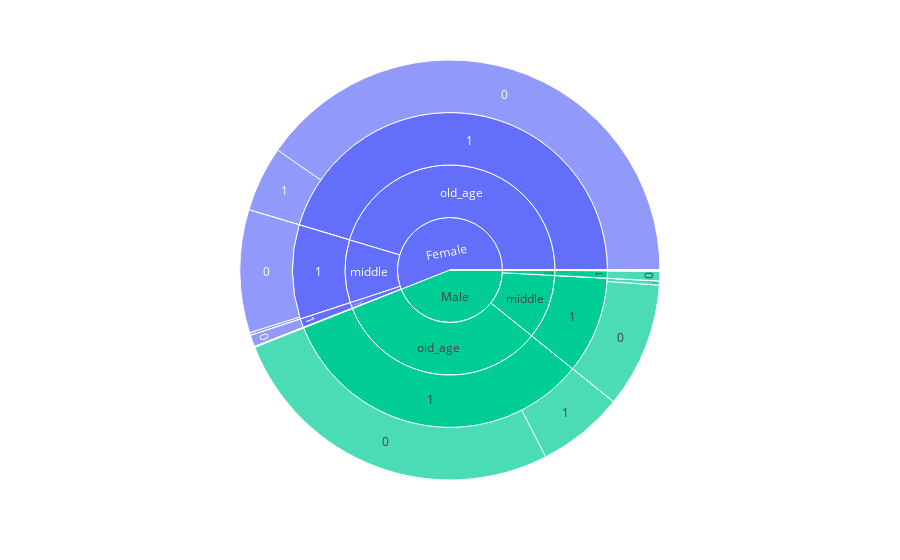

The code cell stored with this chart in its notebook:
### Markdown cell above
### Q2. Comparatively who has more heart_disease?
A. Based on given data male has more heart issues than female.
* Male: 2367
* Female: 1556
* Others: 0

### Code cell
import plotly.express as px
fig = px.sunburst(
   df,
    path=['gender', 'age_cateogry','hypertension_categorical','heart_disease_categorical'],
    values= 'hypertension',
    color='gender',
    #  hover_data=['age_cateogry, 'hypertension_categorical']
)

# Show the Sunburst chart
fig.show()

### Figure 1 — Plotly figure (JSON) as saved in the notebook; plotly's stock layout.template omitted (floating-point values rounded to 4 significant figures)
{"data": [{"branchvalues": "total", "customdata": [["Female"], ["Female"], ["Other"], ["Male"], ["Female"], ["Other"], ["Male"], [null], ["Female"], ["Female"], ["Male"], ["Male"], [null], [null], [null], [null], [null], [null], ["Male"], ["Female"], ["Other"], ["Female"], ["Female"], ["Other"], ["Male"], ["Other"], ["Other"], ["Female"], ["Male"], ["Male"], [null], ["Female"], ["Male"], ["Female"], ["Male"], ["Female"], ["Male"], [null], [null], ["Male"], [null], ["Male"], [null], ["Other"], [null], ["Female"], ["Male"], ["Other"], ["Male"], ["Female"], ["Female"], ["Other"], [null], ["Male"], ["Male"], ["Female"], [null], [null], ["Male"], [null], ["Female"], ["Female"], ["Male"], ["Other"], ["Female"], ["Male"], ["Female"], ["Female"], [null], ["Other"], ["Other"], ["Female"], [null], ["Male"], ["Female"], ["Male"], ["Male"], ["Female"], ["Other"], ["Other"], ["Female"], [null], ["Male"], ["Male"], [null], [null], [null], ["Male"], ["Male"], [null], ["Male"], [null], ["Female"], ["Male"], ["Female"], [null], ["Male"], ["Other"], ["Female"], ["Male"], ["Other"], ["Female"], ["Male"], [null], ["Female"], ["Male"], ["Female"], ["Male"]], "domain": {"x": [0, 1], "y": [0, 1]}, "hovertemplate": "labels=%{label}<br>hypertension=%{value}<br>parent=%{parent}<br>id=%{id}<br>gender=%{customdata[0]}<extra></extra>", "ids": ["Female/children/0/0", "Female/youngs/0", "Other/teenagers/0", "Male/teenagers/0", "Female/teenagers/0", "Other/children/0", "Male/children/0", "Other/old_age/1/1", "Female/old_age/1/1", "Female/middle/1/1", "Male", "Male/youngs/1/1", "Female/youngs/1/1", "Male/teenagers/1/1", "Female/teenagers/1/1", "Other/children/1/1", "Male/children/1/1", "Female/children/1/1", "Male/youngs/0", "Female/old_age/0", "Other/old_age/0", "Female/children/1", "Female", "Other/old_age", "Male/old_age", "Other/middle", "Other/youngs", "Female/youngs", "Male/teenagers", "Male/children", "Other/old_age/0/1", "Female/children", "Male/old_age/1", "Female/old_age/1", "Male/middle/1", "Female/middle/1", "Male/youngs/1", "Other/teenagers/1", "Other/children/1", "Male/children/1", "Other/old_age/1", "Male/old_age/0/1", "Other/youngs/1/1", "Other", "Other/youngs/1/0", "Female/middle/1/0", "Male/middle/0/0", "Other/middle/0/0", "Male/youngs/0/0", "Female/old_age/0/0", "Female/youngs/0/0", "Other/teenagers/0/0", "Female/children/0/1", "Male/old_age/0/0", "Male/youngs/1/0", "Female/old_age/0/1", "Other/children/0/1", "Female/teenagers/0/1", "Male/teenagers/0/1", "Other/children/1/0", "Female/teenagers/0/0", "Female/youngs/0/1", "Male/youngs/0/1", "Other/old_age/0/0", "Female/middle/0/1", "Male/children/0/0", "Female/teenagers/1/0", "Female/middle/0/0", "Other/middle/1", "Other/teenagers", "Other/children", "Female/teenagers", "Other/youngs/1", "Male/youngs", "Female/middle", "Male/middle", "Male/teenagers/0/0", "Female/old_age", "Other/children/0/0", "Other/youngs/0/0", "Female/children/1/0", "Other/middle/0/1", "Male/children/1/0", "Male/middle/0/1", "Other/youngs/0/1", "Other/teenagers/0/1", "Other/teenagers/1/1", "Male/children/0/1", "Male/middle/1/1", "Other/middle/1/1", "Male/old_age/1/1", "Other/old_age/1/0", "Female/children/0", "Male/old_age/1/0", "Female/old_age/1/0", "Other/middle/1/0", "Male/middle/1/0", "Other/youngs/0", "Female/middle/0", "Male/middle/0", "Other/middle/0", "Female/youngs/1/0", "Male/old_age/0", "Other/teenagers/1/0", "Female/teenagers/1", "Male/teenagers/1", "Female/youngs/1", "Male/teenagers/1/0"], "labels": ["0", "0", "0", "0", "0", "0", "0", "1", "1", "1", "Male", "1", "1", "1", "1", "1", "1", "1", "0", "0", "0", "1", "Female", "old_age", "old_age", "middle", "youngs", "youngs", "teenagers", "children", "1", "children", "1", "1", "1", "1", "1", "1", "1", "1", "1", "1", "1", "Other", "0", "0", "0", "0", "0", "0", "0", "0", "1", "0", "0", "1", "1", "1", "1", "0", "0", "1", "1", "0", "1", "0", "0", "0", "1", "teenagers", "children", "teenagers", "1", "youngs", "middle", "middle", "0", "old_age", "0", "0", "0", "1", "0", "1", "1", "1", "1", "1", "1", "1", "1", "0", "0", "0", "0", "0", "0", "0", "0", "0", "0", "0", "0", "0", "1", "1", "1", "0"], "marker": {"colors": ["#636efa", "#636efa", "#EF553B", "#00cc96", "#636efa", "#EF553B", "#00cc96", "#ab63fa", "#636efa", "#636efa", "#00cc96", "#00cc96", "#ab63fa", "#ab63fa", "#ab63fa", "#ab63fa", "#ab63fa", "#ab63fa", "#00cc96", "#636efa", "#EF553B", "#636efa", "#636efa", "#EF553B", "#00cc96", "#EF553B", "#EF553B", "#636efa", "#00cc96", "#00cc96", "#ab63fa", "#636efa", "#00cc96", "#636efa", "#00cc96", "#636efa", "#00cc96", "#ab63fa", "#ab63fa", "#00cc96", "#ab63fa", "#00cc96", "#ab63fa", "#EF553B", "#ab63fa", "#636efa", "#00cc96", "#EF553B", "#00cc96", "#636efa", "#636efa", "#EF553B", "#ab63fa", "#00cc96", "#00cc96", "#636efa", "#ab63fa", "#ab63fa", "#00cc96", "#ab63fa", "#636efa", "#636efa", "#00cc96", "#EF553B", "#636efa", "#00cc96", "#636efa", "#636efa", "#ab63fa", "#EF553B", "#EF553B", "#636efa", "#ab63fa", "#00cc96", "#636efa", "#00cc96", "#00cc96", "#636efa", "#EF553B", "#EF553B", "#636efa", "#ab63fa", "#00cc96", "#00cc96", "#ab63fa", "#ab63fa", "#ab63fa", "#00cc96", "#00cc96", "#ab63fa", "#00cc96", "#ab63fa", "#636efa", "#00cc96", "#636efa", "#ab63fa", "#00cc96", "#EF553B", "#636efa", "#00cc96", "#EF553B", "#636efa", "#00cc96", "#ab63fa", "#636efa", "#00cc96", "#636efa", "#00cc96"]}, "name": "", "parents": ["Female/children/0", "Female/youngs", "Other/teenagers", "Male/teenagers", "Female/teenagers", "Other/children", "Male/children", "Other/old_age/1", "Female/old_age/1", "Female/middle/1", "", "Male/youngs/1", "Female/youngs/1", "Male/teenagers/1", "Female/teenagers/1", "Other/children/1", "Male/children/1", "Female/children/1", "Male/youngs", "Female/old_age", "Other/old_age", "Female/children", "", "Other", "Male", "Other", "Other", "Female", "Male", "Male", "Other/old_age/0", "Female", "Male/old_age", "Female/old_age", "Male/middle", "Female/middle", "Male/youngs", "Other/teenagers", "Other/children", "Male/children", "Other/old_age", "Male/old_age/0", "Other/youngs/1", "", "Other/youngs/1", "Female/middle/1", "Male/middle/0", "Other/middle/0", "Male/youngs/0", "Female/old_age/0", "Female/youngs/0", "Other/teenagers/0", "Female/children/0", "Male/old_age/0", "Male/youngs/1", "Female/old_age/0", "Other/children/0", "Female/teenagers/0", "Male/teenagers/0", "Other/children/1", "Female/teenagers/0", "Female/youngs/0", "Male/youngs/0", "Other/old_age/0", "Female/middle/0", "Male/children/0", "Female/teenagers/1", "Female/middle/0", "Other/middle", "Other", "Other", "Female", "Other/youngs", "Male", "Female", "Male", "Male/teenagers/0", "Female", "Other/children/0", "Other/youngs/0", "Female/children/1", "Other/middle/0", "Male/children/1", "Male/middle/0", "Other/youngs/0", "Other/teenagers/0", "Other/teenagers/1", "Male/children/0", "Male/middle/1", "Other/middle/1", "Male/old_age/1", "Other/old_age/1", "Female/children", "Male/old_age/1", "Female/old_age/1", "Other/middle/1", "Male/middle/1", "Other/youngs", "Female/middle", "Male/middle", "Other/middle", "Female/youngs/1", "Male/old_age", "Other/teenagers/1", "Female/teenagers", "Male/teenagers", "Female/youngs", "Male/teenagers/1"], "type": "sunburst", "values": [0, 0, 0, 0, 0, 0, 0, 0, 376, 16, 3282, 1, 0, 0, 0, 0, 0, 0, 0, 0, 0, 1, 4179, 0, 2477, 0, 0, 67, 3, 2, 0, 1, 2477, 3385, 743, 722, 57, 0, 0, 2, 0, 0, 0, 0, 0, 706, 0, 0, 0, 0, 0, 0, 0, 0, 56, 0, 0, 0, 0, 0, 0, 0, 0, 0, 0, 0, 4, 0, 0, 0, 0, 4, 0, 57, 722, 743, 0, 3385, 0, 0, 1, 0, 2, 0, 0, 0, 0, 0, 24, 0, 498, 0, 0, 1979, 3009, 0, 719, 0, 0, 0, 0, 67, 0, 0, 4, 3, 67, 3]}], "layout": {"legend": {"tracegroupgap": 0}, "margin": {"t": 60}}}
